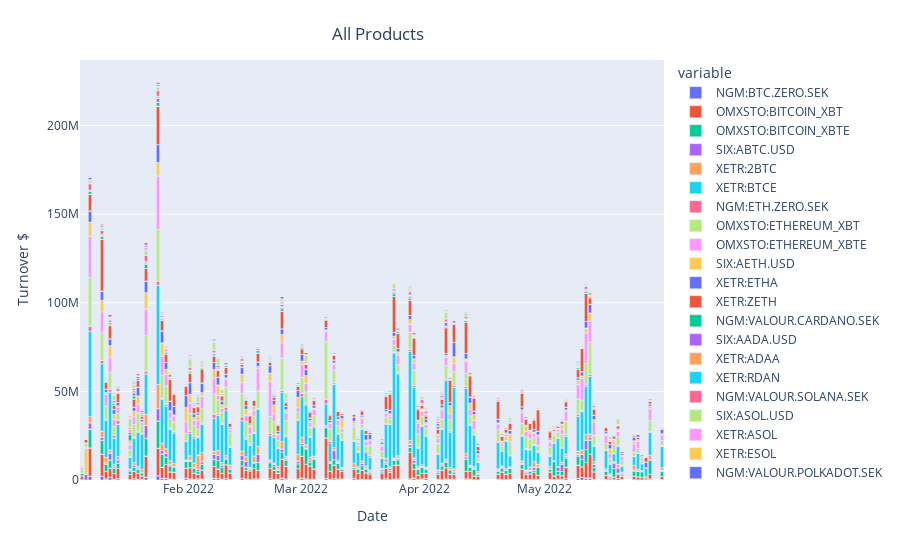

Notebook source saved alongside this figure:
### Code cell
fig_combined = px.bar(pivot_combined, x='datetime',
y=pivot_combined.columns,
labels={
    'value':'Turnover $',
    'datetime':'Date'
})

fig_combined.update_layout(
title={
    'text': 'All Products',
    'y':0.95,
    'x':0.42,
    'xanchor': 'center',
    'yanchor': 'top'
})

fig_combined.show()

### Figure 1 — Plotly figure (JSON) as saved in the notebook; plotly's stock layout.template omitted (floating-point values rounded to 4 significant figures; data arrays with more than 128 entries replaced by an {"elided": "..."} marker saying what was removed)
{"data": [{"alignmentgroup": "True", "hovertemplate": "variable=NGM:BTC.ZERO.SEK<br>Date=%{x}<br>Turnover $=%{y}<extra></extra>", "legendgroup": "NGM:BTC.ZERO.SEK", "marker": {"color": "#636efa", "pattern": {"shape": ""}}, "name": "NGM:BTC.ZERO.SEK", "offsetgroup": "NGM:BTC.ZERO.SEK", "orientation": "v", "showlegend": true, "textposition": "auto", "type": "bar", "x": {"elided": "510 str values"}, "xaxis": "x", "y": {"elided": "510 float values"}, "yaxis": "y"}, {"alignmentgroup": "True", "hovertemplate": "variable=OMXSTO:BITCOIN_XBT<br>Date=%{x}<br>Turnover $=%{y}<extra></extra>", "legendgroup": "OMXSTO:BITCOIN_XBT", "marker": {"color": "#EF553B", "pattern": {"shape": ""}}, "name": "OMXSTO:BITCOIN_XBT", "offsetgroup": "OMXSTO:BITCOIN_XBT", "orientation": "v", "showlegend": true, "textposition": "auto", "type": "bar", "x": {"elided": "510 str values"}, "xaxis": "x", "y": {"elided": "510 float values"}, "yaxis": "y"}, {"alignmentgroup": "True", "hovertemplate": "variable=OMXSTO:BITCOIN_XBTE<br>Date=%{x}<br>Turnover $=%{y}<extra></extra>", "legendgroup": "OMXSTO:BITCOIN_XBTE", "marker": {"color": "#00cc96", "pattern": {"shape": ""}}, "name": "OMXSTO:BITCOIN_XBTE", "offsetgroup": "OMXSTO:BITCOIN_XBTE", "orientation": "v", "showlegend": true, "textposition": "auto", "type": "bar", "x": {"elided": "510 str values"}, "xaxis": "x", "y": {"elided": "510 float values"}, "yaxis": "y"}, {"alignmentgroup": "True", "hovertemplate": "variable=SIX:ABTC.USD<br>Date=%{x}<br>Turnover $=%{y}<extra></extra>", "legendgroup": "SIX:ABTC.USD", "marker": {"color": "#ab63fa", "pattern": {"shape": ""}}, "name": "SIX:ABTC.USD", "offsetgroup": "SIX:ABTC.USD", "orientation": "v", "showlegend": true, "textposition": "auto", "type": "bar", "x": {"elided": "510 str values"}, "xaxis": "x", "y": {"elided": "510 float values"}, "yaxis": "y"}, {"alignmentgroup": "True", "hovertemplate": "variable=XETR:2BTC<br>Date=%{x}<br>Turnover $=%{y}<extra></extra>", "legendgroup": "XETR:2BTC", "marker": {"color": "#FFA15A", "pattern": {"shape": ""}}, "name": "XETR:2BTC", "offsetgroup": "XETR:2BTC", "orientation": "v", "showlegend": true, "textposition": "auto", "type": "bar", "x": {"elided": "510 str values"}, "xaxis": "x", "y": {"elided": "510 float values"}, "yaxis": "y"}, {"alignmentgroup": "True", "hovertemplate": "variable=XETR:BTCE<br>Date=%{x}<br>Turnover $=%{y}<extra></extra>", "legendgroup": "XETR:BTCE", "marker": {"color": "#19d3f3", "pattern": {"shape": ""}}, "name": "XETR:BTCE", "offsetgroup": "XETR:BTCE", "orientation": "v", "showlegend": true, "textposition": "auto", "type": "bar", "x": {"elided": "510 str values"}, "xaxis": "x", "y": {"elided": "510 float values"}, "yaxis": "y"}, {"alignmentgroup": "True", "hovertemplate": "variable=NGM:ETH.ZERO.SEK<br>Date=%{x}<br>Turnover $=%{y}<extra></extra>", "legendgroup": "NGM:ETH.ZERO.SEK", "marker": {"color": "#FF6692", "pattern": {"shape": ""}}, "name": "NGM:ETH.ZERO.SEK", "offsetgroup": "NGM:ETH.ZERO.SEK", "orientation": "v", "showlegend": true, "textposition": "auto", "type": "bar", "x": {"elided": "510 str values"}, "xaxis": "x", "y": {"elided": "510 float values"}, "yaxis": "y"}, {"alignmentgroup": "True", "hovertemplate": "variable=OMXSTO:ETHEREUM_XBT<br>Date=%{x}<br>Turnover $=%{y}<extra></extra>", "legendgroup": "OMXSTO:ETHEREUM_XBT", "marker": {"color": "#B6E880", "pattern": {"shape": ""}}, "name": "OMXSTO:ETHEREUM_XBT", "offsetgroup": "OMXSTO:ETHEREUM_XBT", "orientation": "v", "showlegend": true, "textposition": "auto", "type": "bar", "x": {"elided": "510 str values"}, "xaxis": "x", "y": {"elided": "510 float values"}, "yaxis": "y"}, {"alignmentgroup": "True", "hovertemplate": "variable=OMXSTO:ETHEREUM_XBTE<br>Date=%{x}<br>Turnover $=%{y}<extra></extra>", "legendgroup": "OMXSTO:ETHEREUM_XBTE", "marker": {"color": "#FF97FF", "pattern": {"shape": ""}}, "name": "OMXSTO:ETHEREUM_XBTE", "offsetgroup": "OMXSTO:ETHEREUM_XBTE", "orientation": "v", "showlegend": true, "textposition": "auto", "type": "bar", "x": {"elided": "510 str values"}, "xaxis": "x", "y": {"elided": "510 float values"}, "yaxis": "y"}, {"alignmentgroup": "True", "hovertemplate": "variable=SIX:AETH.USD<br>Date=%{x}<br>Turnover $=%{y}<extra></extra>", "legendgroup": "SIX:AETH.USD", "marker": {"color": "#FECB52", "pattern": {"shape": ""}}, "name": "SIX:AETH.USD", "offsetgroup": "SIX:AETH.USD", "orientation": "v", "showlegend": true, "textposition": "auto", "type": "bar", "x": {"elided": "510 str values"}, "xaxis": "x", "y": {"elided": "510 float values"}, "yaxis": "y"}, {"alignmentgroup": "True", "hovertemplate": "variable=XETR:ETHA<br>Date=%{x}<br>Turnover $=%{y}<extra></extra>", "legendgroup": "XETR:ETHA", "marker": {"color": "#636efa", "pattern": {"shape": ""}}, "name": "XETR:ETHA", "offsetgroup": "XETR:ETHA", "orientation": "v", "showlegend": true, "textposition": "auto", "type": "bar", "x": {"elided": "510 str values"}, "xaxis": "x", "y": {"elided": "510 float values"}, "yaxis": "y"}, {"alignmentgroup": "True", "hovertemplate": "variable=XETR:ZETH<br>Date=%{x}<br>Turnover $=%{y}<extra></extra>", "legendgroup": "XETR:ZETH", "marker": {"color": "#EF553B", "pattern": {"shape": ""}}, "name": "XETR:ZETH", "offsetgroup": "XETR:ZETH", "orientation": "v", "showlegend": true, "textposition": "auto", "type": "bar", "x": {"elided": "510 str values"}, "xaxis": "x", "y": {"elided": "510 float values"}, "yaxis": "y"}, {"alignmentgroup": "True", "hovertemplate": "variable=NGM:VALOUR.CARDANO.SEK<br>Date=%{x}<br>Turnover $=%{y}<extra></extra>", "legendgroup": "NGM:VALOUR.CARDANO.SEK", "marker": {"color": "#00cc96", "pattern": {"shape": ""}}, "name": "NGM:VALOUR.CARDANO.SEK", "offsetgroup": "NGM:VALOUR.CARDANO.SEK", "orientation": "v", "showlegend": true, "textposition": "auto", "type": "bar", "x": {"elided": "510 str values"}, "xaxis": "x", "y": {"elided": "510 float values"}, "yaxis": "y"}, {"alignmentgroup": "True", "hovertemplate": "variable=SIX:AADA.USD<br>Date=%{x}<br>Turnover $=%{y}<extra></extra>", "legendgroup": "SIX:AADA.USD", "marker": {"color": "#ab63fa", "pattern": {"shape": ""}}, "name": "SIX:AADA.USD", "offsetgroup": "SIX:AADA.USD", "orientation": "v", "showlegend": true, "textposition": "auto", "type": "bar", "x": {"elided": "510 str values"}, "xaxis": "x", "y": {"elided": "510 float values"}, "yaxis": "y"}, {"alignmentgroup": "True", "hovertemplate": "variable=XETR:ADAA<br>Date=%{x}<br>Turnover $=%{y}<extra></extra>", "legendgroup": "XETR:ADAA", "marker": {"color": "#FFA15A", "pattern": {"shape": ""}}, "name": "XETR:ADAA", "offsetgroup": "XETR:ADAA", "orientation": "v", "showlegend": true, "textposition": "auto", "type": "bar", "x": {"elided": "510 str values"}, "xaxis": "x", "y": {"elided": "510 float values"}, "yaxis": "y"}, {"alignmentgroup": "True", "hovertemplate": "variable=XETR:RDAN<br>Date=%{x}<br>Turnover $=%{y}<extra></extra>", "legendgroup": "XETR:RDAN", "marker": {"color": "#19d3f3", "pattern": {"shape": ""}}, "name": "XETR:RDAN", "offsetgroup": "XETR:RDAN", "orientation": "v", "showlegend": true, "textposition": "auto", "type": "bar", "x": {"elided": "510 str values"}, "xaxis": "x", "y": {"elided": "510 float values"}, "yaxis": "y"}, {"alignmentgroup": "True", "hovertemplate": "variable=NGM:VALOUR.SOLANA.SEK<br>Date=%{x}<br>Turnover $=%{y}<extra></extra>", "legendgroup": "NGM:VALOUR.SOLANA.SEK", "marker": {"color": "#FF6692", "pattern": {"shape": ""}}, "name": "NGM:VALOUR.SOLANA.SEK", "offsetgroup": "NGM:VALOUR.SOLANA.SEK", "orientation": "v", "showlegend": true, "textposition": "auto", "type": "bar", "x": {"elided": "510 str values"}, "xaxis": "x", "y": {"elided": "510 float values"}, "yaxis": "y"}, {"alignmentgroup": "True", "hovertemplate": "variable=SIX:ASOL.USD<br>Date=%{x}<br>Turnover $=%{y}<extra></extra>", "legendgroup": "SIX:ASOL.USD", "marker": {"color": "#B6E880", "pattern": {"shape": ""}}, "name": "SIX:ASOL.USD", "offsetgroup": "SIX:ASOL.USD", "orientation": "v", "showlegend": true, "textposition": "auto", "type": "bar", "x": {"elided": "510 str values"}, "xaxis": "x", "y": {"elided": "510 float values"}, "yaxis": "y"}, {"alignmentgroup": "True", "hovertemplate": "variable=XETR:ASOL<br>Date=%{x}<br>Turnover $=%{y}<extra></extra>", "legendgroup": "XETR:ASOL", "marker": {"color": "#FF97FF", "pattern": {"shape": ""}}, "name": "XETR:ASOL", "offsetgroup": "XETR:ASOL", "orientation": "v", "showlegend": true, "textposition": "auto", "type": "bar", "x": {"elided": "510 str values"}, "xaxis": "x", "y": {"elided": "510 float values"}, "yaxis": "y"}, {"alignmentgroup": "True", "hovertemplate": "variable=XETR:ESOL<br>Date=%{x}<br>Turnover $=%{y}<extra></extra>", "legendgroup": "XETR:ESOL", "marker": {"color": "#FECB52", "pattern": {"shape": ""}}, "name": "XETR:ESOL", "offsetgroup": "XETR:ESOL", "orientation": "v", "showlegend": true, "textposition": "auto", "type": "bar", "x": {"elided": "510 str values"}, "xaxis": "x", "y": {"elided": "510 float values"}, "yaxis": "y"}, {"alignmentgroup": "True", "hovertemplate": "variable=NGM:VALOUR.POLKADOT.SEK<br>Date=%{x}<br>Turnover $=%{y}<extra></extra>", "legendgroup": "NGM:VALOUR.POLKADOT.SEK", "marker": {"color": "#636efa", "pattern": {"shape": ""}}, "name": "NGM:VALOUR.POLKADOT.SEK", "offsetgroup": "NGM:VALOUR.POLKADOT.SEK", "orientation": "v", "showlegend": true, "textposition": "auto", "type": "bar", "x": {"elided": "510 str values"}, "xaxis": "x", "y": {"elided": "510 float values"}, "yaxis": "y"}, {"alignmentgroup": "True", "hovertemplate": "variable=SIX:ADOT.USD<br>Date=%{x}<br>Turnover $=%{y}<extra></extra>", "legendgroup": "SIX:ADOT.USD", "marker": {"color": "#EF553B", "pattern": {"shape": ""}}, "name": "SIX:ADOT.USD", "offsetgroup": "SIX:ADOT.USD", "orientation": "v", "showlegend": true, "textposition": "auto", "type": "bar", "x": {"elided": "510 str values"}, "xaxis": "x", "y": {"elided": "510 float values"}, "yaxis": "y"}, {"alignmentgroup": "True", "hovertemplate": "variable=XETR:ADOT<br>Date=%{x}<br>Turnover $=%{y}<extra></extra>", "legendgroup": "XETR:ADOT", "marker": {"color": "#00cc96", "pattern": {"shape": ""}}, "name": "XETR:ADOT", "offsetgroup": "XETR:ADOT", "orientation": "v", "showlegend": true, "textposition": "auto", "type": "bar", "x": {"elided": "510 str values"}, "xaxis": "x", "y": {"elided": "510 float values"}, "yaxis": "y"}, {"alignmentgroup": "True", "hovertemplate": "variable=XETR:PLKA<br>Date=%{x}<br>Turnover $=%{y}<extra></extra>", "legendgroup": "XETR:PLKA", "marker": {"color": "#ab63fa", "pattern": {"shape": ""}}, "name": "XETR:PLKA", "offsetgroup": "XETR:PLKA", "orientation": "v", "showlegend": true, "textposition": "auto", "type": "bar", "x": {"elided": "510 str values"}, "xaxis": "x", "y": {"elided": "510 float values"}, "yaxis": "y"}], "layout": {"barmode": "relative", "legend": {"title": {"text": "variable"}, "tracegroupgap": 0}, "margin": {"t": 60}, "title": {"text": "All Products", "x": 0.42, "xanchor": "center", "y": 0.95, "yanchor": "top"}, "xaxis": {"anchor": "y", "domain": [0, 1], "title": {"text": "Date"}}, "yaxis": {"anchor": "x", "domain": [0, 1], "title": {"text": "Turnover $"}}}}
